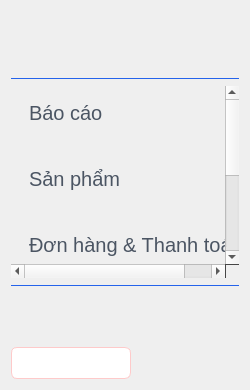
     <widget class="QWidget" name="sidebar_wg" native="true">
      <property name="maximumSize">
       <size>
        <width>250</width>
        <height>16777215</height>
       </size>
      </property>
      <property name="styleSheet">
       <string notr="true">#sidebar_wg{ background-color: white; border-right: 1px solid #E5E7EB; }</string>
      </property>
      <layout class="QVBoxLayout" name="verticalLayout" stretch="0,0,8,0,0,0">
       <item alignment="Qt::AlignHCenter|Qt::AlignVCenter">
        <widget class="QPushButton" name="btn_logo">
         <property name="minimumSize">
          <size>
           <width>0</width>
           <height>60</height>
          </size>
         </property>
         <property name="font">
          <font>
           <pointsize>-1</pointsize>
           <weight>75</weight>
           <bold>true</bold>
          </font>
         </property>
         <property name="styleSheet">
          <string notr="true">QPushButton {
    border: none;
    background-color: transparent;
    text-align: center;
    font-size: 22px; /* Chỉnh to nhỏ tùy m */
    font-weight: bold;
    color: #1A1A1A;
	padding-top: 15px;
    padding-bottom: 15px; 
    padding-left: 10px;

}</string>
         </property>
         <property name="text">
          <string/>
         </property>
        </widget>
       </item>
       <item>
        <widget class="Line" name="line">
         <property name="styleSheet">
          <string notr="true">color: #2563EB;
</string>
         </property>
         <property name="frameShadow">
          <enum>QFrame::Plain</enum>
         </property>
         <property name="orientation">
          <enum>Qt::Horizontal</enum>
         </property>
        </widget>
       </item>
       <item>
        <widget class="QListWidget" name="listWidget">
         <property name="minimumSize">
          <size>
           <width>0</width>
           <height>0</height>
          </size>
         </property>
         <property name="styleSheet">
          <string notr="true">QListWidget {
    background-color: transparent;
    border: none;
    outline: none;
}
QListWidget::item {
    padding: 15px;
    border-radius: 8px;
    margin-bottom: 12px;
    color: #4B5563;
    font-weight: bold;
}
QListWidget::item:hover { 
    background-color: #EBF5FF; /* Xanh dương cực nhạt */
}
QListWidget::item:selected {
    background-color: #007BFF; /* Xanh dương chủ đạo */
    color: white;
}</string>
         </property>
         <property name="frameShadow">
          <enum>QFrame::Plain</enum>
         </property>
         <item>
          <property name="text">
           <string>Báo cáo</string>
          </property>
          <property name="font">
           <font>
            <pointsize>15</pointsize>
           </font>
          </property>
         </item>
         <item>
          <property name="text">
           <string>Sản phẩm</string>
          </property>
          <property name="font">
           <font>
            <pointsize>15</pointsize>
           </font>
          </property>
         </item>
         <item>
          <property name="text">
           <string>Đơn hàng &amp; Thanh toán</string>
          </property>
          <property name="font">
           <font>
            <pointsize>15</pointsize>
           </font>
          </property>
         </item>
         <item>
          <property name="text">
           <string>Khách hàng</string>
          </property>
          <property name="font">
           <font>
            <pointsize>15</pointsize>
           </font>
          </property>
         </item>
        </widget>
       </item>
       <item>
        <widget class="Line" name="line_2">
         <property name="styleSheet">
          <string notr="true">color: #2563EB;</string>
         </property>
         <property name="frameShadow">
          <enum>QFrame::Plain</enum>
         </property>
         <property name="orientation">
          <enum>Qt::Horizontal</enum>
         </property>
        </widget>
       </item>
       <item>
        <widget class="QPushButton" name="btn_name">
         <property name="styleSheet">
          <string notr="true">QPushButton {
    border: none;
    background-color: transparent;
    text-align: left;
    font-size: 15px;
    font-weight: bold;
    color: #1A1A1A;
	padding-top: 15px;
    padding-bottom: 15px; 
    padding-left: 10px;

}</string>
         </property>
         <property name="text">
          <string/>
         </property>
        </widget>
       </item>
       <item>
        <widget class="QPushButton" name="btn_logout">
         <property name="minimumSize">
          <size>
           <width>120</width>
           <height>0</height>
          </size>
         </property>
         <property name="maximumSize">
          <size>
           <width>120</width>
           <height>16777215</height>
          </size>
         </property>
         <property name="styleSheet">
          <string notr="true">
QPushButton {
    background-color: white;
    color: #EF4444; /* Chữ đỏ */
    font-weight: bold;
    border: 1px solid #FECACA; /* Viền đỏ nhạt */
    border-radius: 6px;
    padding: 8px 15px;
}
QPushButton:hover {
    background-color: #FEF2F2; /* Nền hồng nhạt khi rê chuột */
    border: 1px solid #EF4444; /* Viền đỏ đậm lên */
}</string>
         </property>
         <property name="text">
          <string/>
         </property>
        </widget>
       </item>
      </layout>
     </widget>
